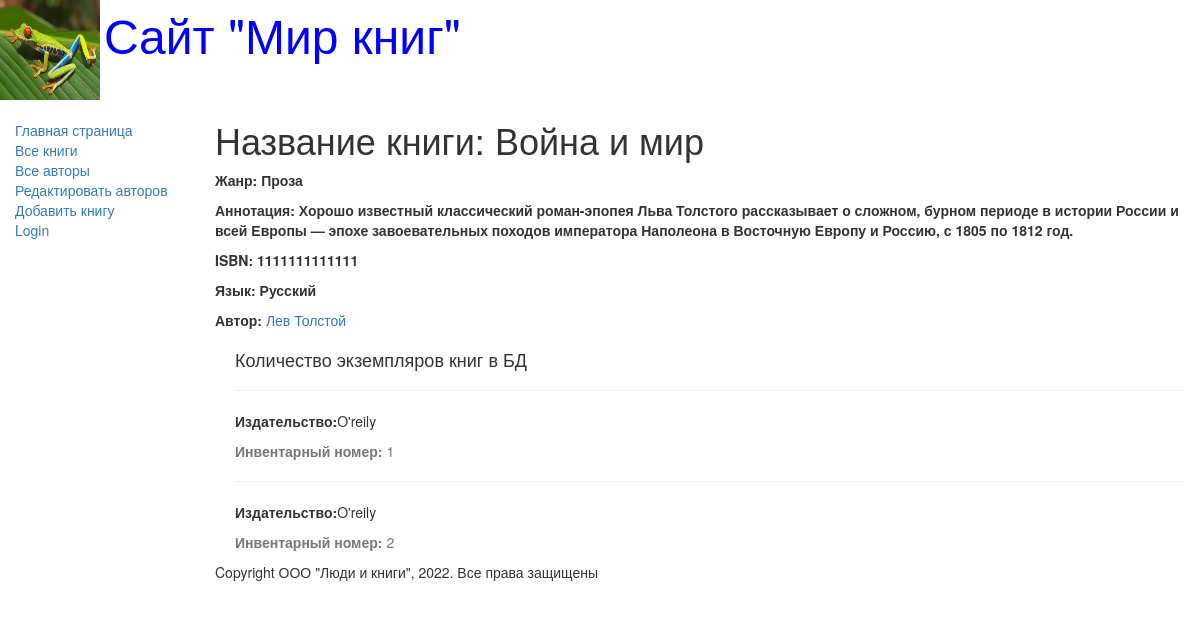
Screenshot of /book/1 with the database file from the repository.
### catalog/models.py (models this page shows, shortened)
class Book(models.Model):
    title = models.CharField(max_length=200, help_text='Введите название книги', verbose_name='Название книги')
    genre = models.ForeignKey(Genre, on_delete=models.CASCADE, help_text='Введите жанр для книги',
                              verbose_name='Жанр книги', null=True)
    language = models.ForeignKey(Language, on_delete=models.CASCADE, help_text='Выберите язык книги',
                                 verbose_name='Язык книги', null=True)
    author = models.ManyToManyField(Author, help_text='Выберите автора книги', verbose_name='Автор книги')
    summary = models.TextField(max_length=1000, help_text='Введите краткое описание книги',
                               verbose_name='Аннотация книги')
    isbn = models.CharField(max_length=13, help_text='Должно содержать 13 символов', verbose_name='ISBN книги')
    def display_author(self):
        return ', '.join(([author.last_name for author in self.author.all()]))
    display_author.short_description = 'Авторы'

class Genre(models.Model):
    name = models.CharField(max_length=200, help_text='Введите жанр книги', verbose_name='Жанр книги')
    def __str__(self):
        return self.name

class Language(models.Model):
    name = models.CharField(max_length=20, help_text='Введите язык книги', verbose_name='Язык книги')
    def __str__(self):
        return self.name

class Author(models.Model):
    first_name = models.CharField(max_length=100, help_text='Введите имя автора', verbose_name='Имя автора')
    last_name = models.CharField(max_length=100, help_text='Введите фамилию автора', verbose_name='Фамилия автора')
    date_of_birth = models.DateField(help_text='Введите дату рождения', verbose_name='Дата рождения', null=True,
                                     blank=True)
    date_of_death = models.DateField(help_text='Введите дату смерти', verbose_name='Дата смерти', null=True, blank=True)

class BookInstance(models.Model):
    book = models.ForeignKey(Book, on_delete=models.CASCADE, null=True)
    inv_nom = models.CharField(max_length=20, null=True, help_text='Введите инвентарный номер экземпляра',
                               verbose_name='Инвентарный номер')
    imprint = models.CharField(max_length=200, help_text='Введите издательство и год выпуска',
                               verbose_name='Издательство')
    status = models.ForeignKey(Status, on_delete=models.CASCADE, null=True, help_text='Изменить состояние экземпляра',
                               verbose_name='Статус экземпляра книги')
    due_back = models.DateField(null=True, blank=True, help_text='Введите конец срока статуса',
                                verbose_name='Дата окончания статуса')
    borrower = models.ForeignKey(User, on_delete=models.SET_NULL, null=True, blank=True, verbose_name='Заказчик',
                                 help_text='Выберите заказчика книги')
    class Meta:
        ordering = ['-due_back']

### catalog/views.py (the view)
# urls.py: re_path(r'^book/(?P<pk>\d+)$', views.BookDetailView.as_view(), name='book-detail'),
class BookDetailView(generic.DetailView):
    model = Book

### catalog/templates/catalog/book_detail.html (shortened to what this page needs)
{% extends "base_generic.html" %}
{% block content %}
<h1>Название книги: {{ book.title }}</h1>
<p><strong>Жанр: {{ book.genre }}</strong></p>
<p><strong>Аннотация: {{ book.summary }}</strong></p>
<p><strong>ISBN: {{ book.isbn }}</strong></p>
<p><strong>Язык: {{ book.language }}</strong></p>
  {% for author in book.author.all %}
  <p><strong>Автор:</strong>
  <a href="">{{ author.first_name }}
              {{ author.last_name }}</a>
  </p>
  {% endfor %}
<div style="margin-left: 20px; margin-top: 20px">
     <h4>Количество экземпляров книг в БД</h4>
    {% for copy in book.bookinstance_set.all %}
      <hr>
        <p><strong>Издательство:</strong>{{ copy.imprint }}</p>
        <p class="text-muted"><strong>Инвентарный номер:</strong> {{ copy.id }} </p>
    {% endfor %}
</div>
{% endblock %}

### rows the page displays
Book: title "Война и мир", genre "Проза", summary "Хорошо известный классический роман-эпопея Льва Толстого рассказывает о сложном, бурном периоде в истории России и всей Европы — эпохе завоевательных походов императора Наполеона в Восточную Европу и Россию, с 1805 по 1812 год.", isbn "1111111111111", language "Русский"
Author: first_name "Лев", last_name "Толстой"
BookInstance: imprint "O'reily", id "1"
BookInstance: imprint "O'reily", id "2"
